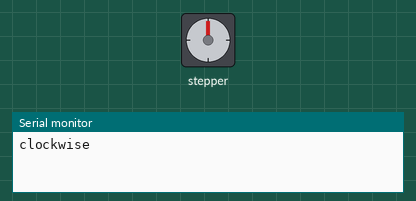
Simulated run of this sketch. Board: ESP32. Shown: stepper motor, the last lines printed to the serial monitor. Stepper angles assume 2048 steps per turn.

Above: at 0.15 s.
At 7.22 s:
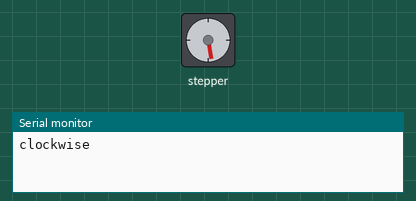
At 14.61 s:
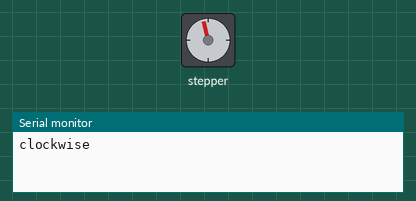
At 30.3 s:
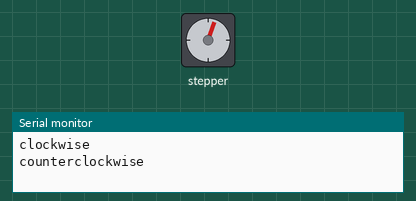
Timing chart, 0 to 40.0 s (numbered marks = the images above):
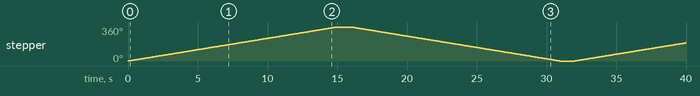

Measured:
- by itself, stepper: turns 360° clockwise in 15.0 s, then 360° counter-clockwise in 15.0 s, then 192° clockwise in 8.0 s

The sketch:

sketch_step_motor01.ino
```cpp
// (licence header left out)
#include <Stepper.h>

const int stepsPerRevolution = 2048;  // change this to fit the number of steps per revolution

// ULN2003 Motor Driver Pins
#define IN1 19
#define IN2 18
#define IN3 5
#define IN4 17

// initialize the stepper library
Stepper myStepper(stepsPerRevolution, IN1, IN3, IN2, IN4);

void setup() {
  // set the speed at 5 rpm
  myStepper.setSpeed(4);
  // initialize the serial port
  Serial.begin(115200);
}

void loop() {
  // step one revolution in one direction:
  Serial.println("clockwise");
  myStepper.step(stepsPerRevolution);
  delay(1000);

  // step one revolution in the other direction:
  Serial.println("counterclockwise");
  myStepper.step(-stepsPerRevolution);
  delay(1000);
}
```
